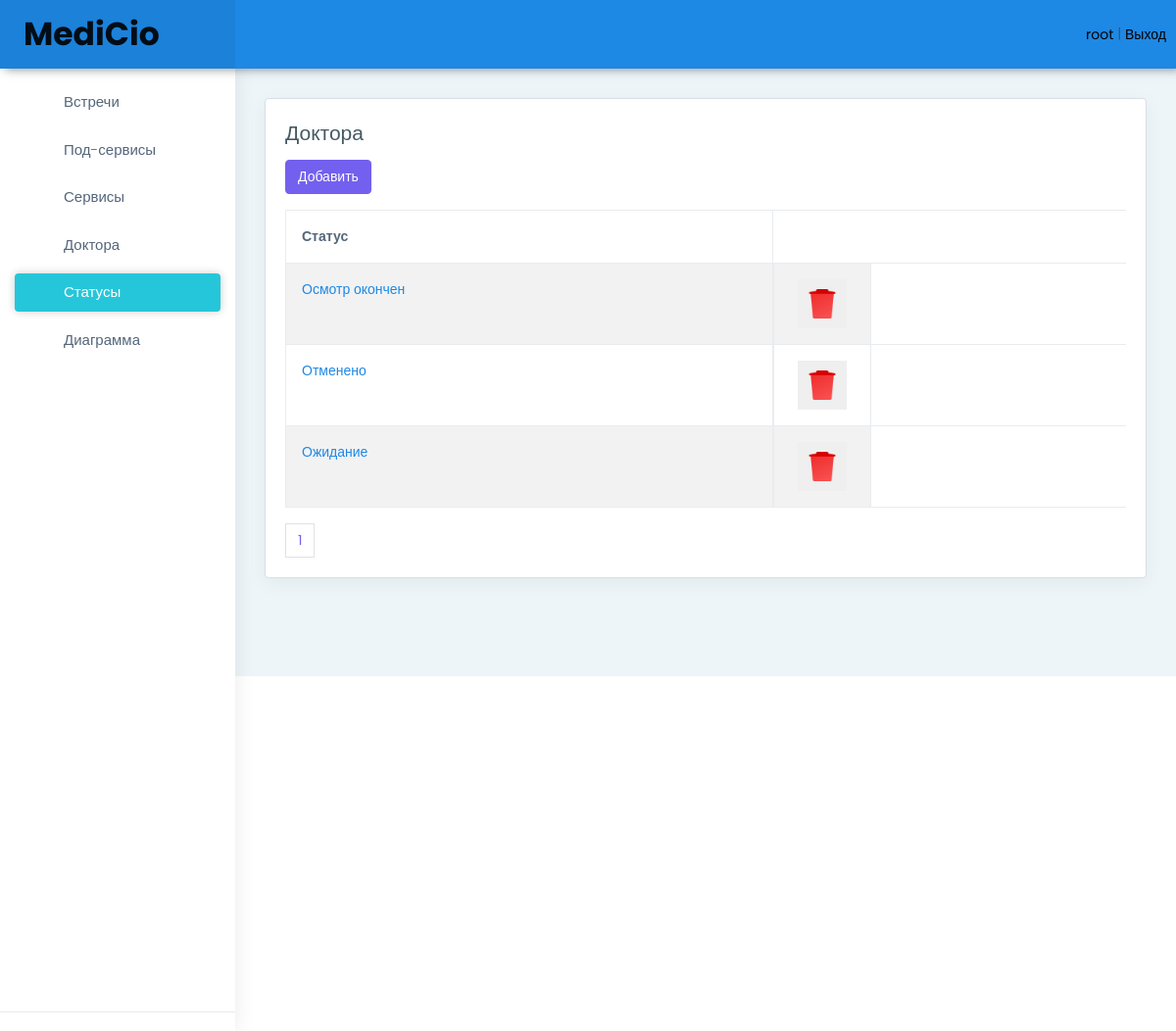
The page /adminPanel/status/ (signed in) on the database its author committed.
### appointments/models.py (models this page shows, shortened)
class StatusAppointment(models.Model):
    status_name = models.CharField(max_length=55)
    class Meta:
        verbose_name = 'Статус'
        verbose_name_plural = 'Статусы'
        db_table = 'status'

### adminPanel/views.py (the view)
# urls.py: path('status/', adminPanelViews.get_status_admin, name='status'),
@login_required()
def get_status_admin(request):
    status = StatusAppointment.objects.all()
    paginator = Paginator(status, 4)
    page_number = request.GET.get('page')
    page_obj = paginator.get_page(page_number)
    data = {"page_obj": page_obj}
    return render(request, 'adminPanel/status/status.html', data)

### adminPanel/templates/adminPanel/status/status.html (shortened to what this page needs)
<!DOCTYPE html>
<html lang="en">
{% extends 'adminPanel/appointments/index.html' %}
{% load static %}
{% block table %}
    <div class="page-wrapper">
        <div class="container-fluid">
            <div class="row">
                <div class="col-12">
                    <div class="card">
                        <div class="card-body">
                            <h5 class="card-title">Доктора</h5>
                            <div class="table-responsive">
                                <div class="mb-3">
                                    <a href="{% url 'add_status' %}" class="btn btn-primary">Добавить</a>
                                </div>
                                <table class="table table-striped table-bordered">
                                    <thead>
                                    <tr>
                                        <th>Статус</th>
                                    </tr>
                                    </thead>
                                    <tbody>
                                    {% for status in page_obj %}
                                        <tr>
                                            <td>
                                                <a href="#">{{ status.status_name }}</a>
                                            </td>
                                            <td style=" display: flex; align-items: center; justify-content: center; width: 100px">
                                                <button style="border: none; outline:  none;  width: 50px; height: 50px"
                                                        onmouseover="this.style.width='60px'"
                                                        onmouseout="this.style.width='50px'"
                                                        type="submit">
                                                    <a
                                                            href="{% url 'delete_status' status.id %}"><img
                                                            src="{% static 'img/photo/icons8-delete-48.png' %}"
                                                            alt="delete"
                                                            style="width: 100%">
                                                    </a>
                                                </button>
                                            </td>
                                        </tr>
                                    {% endfor %}
                                    </tbody>
                                </table>
                                <div class="pagination">
                                    {% for num in page_obj.paginator.page_range %}
                                        {% if page_obj.number == num %}
                                            <a href="?page={{ num }}" class="page-link active">{{ num }}</a>
                                        {% else %}
                                            <a href="?page={{ num }}" class="page-link">{{ num }}</a>
                                        {% endif %}
                                    {% endfor %}
                                </div>
                            </div>
                        </div>
                    </div>
                </div>
            </div>
        </div>
    </div>
{% endblock %}

### adminPanel/templates/adminPanel/appointments/index.html (shortened to what this page needs)
<!DOCTYPE html>
<html lang="en">
{% load static %}
<head>
    <link href="{% static 'plugins/chartist-js/dist/chartist.min.css' %}" rel="stylesheet">
    <link href="{% static 'plugins/chartist-js/dist/chartist-init.css' %}" rel="stylesheet">
    <link href="{% static 'plugins/chartist-plugin-tooltip-master/dist/chartist-plugin-tooltip.css' %}"
          rel="stylesheet">
    <link href="{% static 'plugins/c3-master/c3.min.css' %}" rel="stylesheet">
    <link href="{% static 'css/style.min.css' %}" rel="stylesheet">
</head>
<body>
{% block body %}
    <div id="main-wrapper" data-layout="vertical" data-navbarbg="skin6" data-sidebartype="full"
         data-sidebar-position="absolute" data-header-position="absolute" data-boxed-layout="full">
    <header class="topbar" data-navbarbg="skin6">
        <nav class="navbar top-navbar navbar-expand-md navbar-dark">
            <div class="navbar-header" data-logobg="skin6">
                <a class="navbar-brand ms-4" href="{% url 'get_appointments_admin' %}">
                    <b class="logo-icon" style="font-size: 33px">
                        MediCio
                    </b>
                </a>
            </div>
            <div class="navbar-collapse collapse" id="navbarSupportedContent" data-navbarbg="skin5">
                <ul class="navbar-nav">
                    <li class="nav-item dropdown">
                        <div class="dropdown-toggle text-muted waves-effect waves-dark">
                            <a style="color: black; font-style: unset ">{{ user }}</a>
                        </div>
                        |
                        <div class="dropdown-toggle text-muted waves-effect waves-dark">
                            <a style="color: black; font-style: unset " href="{% url 'logOut' %}">Выход</a>
                        </div>
                    </li>
                </ul>
            </div>
        </nav>
    </header>
    <aside class="left-sidebar" data-sidebarbg="skin6">
        <div class="scroll-sidebar">
            <nav class="sidebar-nav">
                <ul id="sidebarnav">
                    <li class="sidebar-item"><a class="sidebar-link waves-effect waves-dark sidebar-link"
                                                href="{% url 'get_appointments_admin' %}" aria-expanded="false"><i
                            class="mdi me-2 mdi-gauge"></i><span
                            class="hide-menu">Встречи</span></a></li>
                    <li class="sidebar-item"><a class="sidebar-link waves-effect waves-dark sidebar-link"
                                                href="{% url 'subservice' %}" aria-expanded="false">
                        <i class="mdi me-2 mdi-account-check"></i><span class="hide-menu">Под-сервисы</span></a>
                    </li>
                    <li class="sidebar-item"><a class="sidebar-link waves-effect waves-dark sidebar-link"
                                                href="{% url 'services' %}" aria-expanded="false"><i
                            class="mdi me-2 mdi-emoticon"></i><span class="hide-menu">Сервисы</span></a></li>
                    <li class="sidebar-item"><a class="sidebar-link waves-effect waves-dark sidebar-link"
                                                href="{% url 'doctors' %}" aria-expanded="false"><i
                            class="mdi me-2 mdi-earth"></i><span
                            class="hide-menu">Доктора</span></a></li>
                    <li class="sidebar-item"><a class="sidebar-link waves-effect waves-dark sidebar-link"
                                                href="{% url 'status' %}" aria-expanded="false"><i
                            class="mdi me-2 mdi-book-open-variant"></i><span class="hide-menu">Статусы</span></a>
                    </li>
                    <li class="sidebar-item"><a class="sidebar-link waves-effect waves-dark sidebar-link"
                                                href="{% url 'doctor_appointment_counts' %}" aria-expanded="false"><i
                            class="mdi me-2 mdi-book-open-variant"></i><span class="hide-menu">Диаграмма</span></a>
                    </li>
                </ul>
            </nav>
        </div>
        <footer class="footer"> © 2021 Material Pro Admin by
        </footer>
    </aside>
{% endblock %}
{% block table %}{% endblock %}
</body>
</html>

### rows shown on the page
StatusAppointment: status_name "Осмотр окончен"
StatusAppointment: status_name "Отменено"
StatusAppointment: status_name "Ожидание"

### other values the page prints
{{ user }} "root"
{{ num }} "1"
